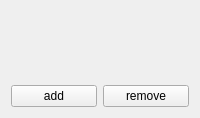
<?xml version="1.0" encoding="UTF-8"?>
<ui version="4.0">
    <class>PriorityForm</class>

    <!-- Widget central -->
    <widget class="QWidget" name="centralWidget">
    <layout class="QVBoxLayout" name="mainLayout">

    <!-- ScrollArea -->
    <item>
    <widget class="QScrollArea" name="scrollArea">
        <property name="widgetResizable">
            <bool>true</bool>
        </property>
        <property name="frameShape">
            <enum>QFrame::NoFrame</enum>
        </property>

        <widget class="QWidget" name="scrollAreaWidgetContents">
            <layout class="QFormLayout" name ="scrollAreaFormLayout">
            </layout>
        </widget>

    </widget>
    </item>

    <!-- Agragar y remover -->
    <item>
        <layout class="QHBoxLayout" name="horizontalLayout">
            <item>
                <widget class="QPushButton" name="buttonAddPriorities">
                    <property name="text"><string>add</string></property>
                </widget>
            </item>
            <item>
                <widget class="QPushButton" name="buttonRemovePriorities">
                    <property name="text"><string>remove</string></property>
                </widget>
            </item>
        </layout>
    </item>

    <!-- Central widget para centrar todo -->
    </layout>
    </widget>

    <resources/>
    <connections/>
</ui>
